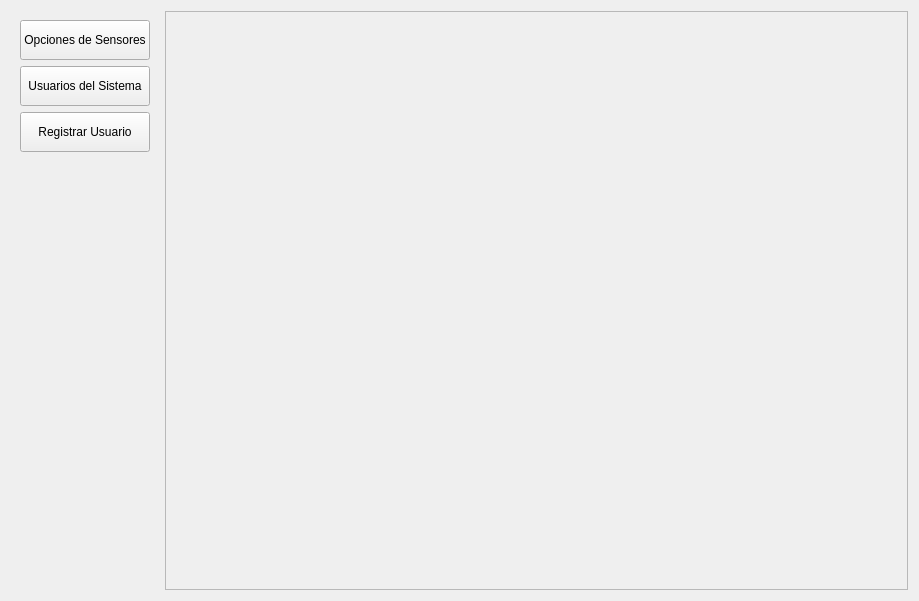
<?xml version="1.0" encoding="UTF-8"?>
<ui version="4.0">
 <class>AdministrationPage</class>
 <widget class="QWidget" name="AdministrationPage">
  <property name="geometry">
   <rect>
    <x>0</x>
    <y>0</y>
    <width>919</width>
    <height>601</height>
   </rect>
  </property>
  <property name="sizePolicy">
   <sizepolicy hsizetype="Expanding" vsizetype="Expanding">
    <horstretch>0</horstretch>
    <verstretch>0</verstretch>
   </sizepolicy>
  </property>
  <property name="windowTitle">
   <string>Form</string>
  </property>
  <layout class="QHBoxLayout" name="horizontalLayout">
   <item>
    <widget class="QFrame" name="verticalFrame">
     <property name="sizePolicy">
      <sizepolicy hsizetype="Fixed" vsizetype="Expanding">
       <horstretch>0</horstretch>
       <verstretch>0</verstretch>
      </sizepolicy>
     </property>
     <property name="frameShape">
      <enum>QFrame::Shape::NoFrame</enum>
     </property>
     <layout class="QVBoxLayout" name="verticalLayout">
      <item>
       <widget class="Button" name="sensor_options_button">
        <property name="sizePolicy">
         <sizepolicy hsizetype="Expanding" vsizetype="Fixed">
          <horstretch>0</horstretch>
          <verstretch>0</verstretch>
         </sizepolicy>
        </property>
        <property name="minimumSize">
         <size>
          <width>0</width>
          <height>40</height>
         </size>
        </property>
        <property name="maximumSize">
         <size>
          <width>200</width>
          <height>40</height>
         </size>
        </property>
        <property name="text">
         <string>Opciones de Sensores</string>
        </property>
       </widget>
      </item>
      <item>
       <widget class="Button" name="system_users_button">
        <property name="sizePolicy">
         <sizepolicy hsizetype="Expanding" vsizetype="Fixed">
          <horstretch>0</horstretch>
          <verstretch>0</verstretch>
         </sizepolicy>
        </property>
        <property name="minimumSize">
         <size>
          <width>0</width>
          <height>40</height>
         </size>
        </property>
        <property name="maximumSize">
         <size>
          <width>200</width>
          <height>40</height>
         </size>
        </property>
        <property name="text">
         <string>Usuarios del Sistema</string>
        </property>
       </widget>
      </item>
      <item>
       <widget class="Button" name="register_user_button">
        <property name="sizePolicy">
         <sizepolicy hsizetype="Expanding" vsizetype="Fixed">
          <horstretch>0</horstretch>
          <verstretch>0</verstretch>
         </sizepolicy>
        </property>
        <property name="minimumSize">
         <size>
          <width>0</width>
          <height>40</height>
         </size>
        </property>
        <property name="maximumSize">
         <size>
          <width>200</width>
          <height>40</height>
         </size>
        </property>
        <property name="text">
         <string>Registrar Usuario</string>
        </property>
       </widget>
      </item>
      <item>
       <spacer name="verticalSpacer">
        <property name="orientation">
         <enum>Qt::Orientation::Vertical</enum>
        </property>
        <property name="sizeType">
         <enum>QSizePolicy::Policy::Expanding</enum>
        </property>
        <property name="sizeHint" stdset="0">
         <size>
          <width>20</width>
          <height>40</height>
         </size>
        </property>
       </spacer>
      </item>
     </layout>
    </widget>
   </item>
   <item>
    <widget class="QFrame" name="frame">
     <property name="frameShape">
      <enum>QFrame::Shape::StyledPanel</enum>
     </property>
     <property name="frameShadow">
      <enum>QFrame::Shadow::Raised</enum>
     </property>
     <layout class="QGridLayout" name="gridLayout">
      <item row="0" column="0">
       <widget class="QStackedWidget" name="pagesStack">
        <property name="sizePolicy">
         <sizepolicy hsizetype="Expanding" vsizetype="Expanding">
          <horstretch>0</horstretch>
          <verstretch>0</verstretch>
         </sizepolicy>
        </property>
        <property name="currentIndex">
         <number>1</number>
        </property>
        <widget class="UserListPage" name="usersList"/>
        <widget class="RegisterUserPage" name="registerUserForm"/>
       </widget>
      </item>
     </layout>
    </widget>
   </item>
  </layout>
 </widget>
 <customwidgets>
  <customwidget>
   <class>Button</class>
   <extends>QPushButton</extends>
   <header>view/elements/button.h</header>
  </customwidget>
  <customwidget>
   <class>UserListPage</class>
   <extends>QWidget</extends>
   <header>view/userlistpage.h</header>
   <container>1</container>
  </customwidget>
  <customwidget>
   <class>RegisterUserPage</class>
   <extends>QWidget</extends>
   <header>view/registeruserpage.h</header>
   <container>1</container>
  </customwidget>
 </customwidgets>
 <resources/>
 <connections/>
</ui>
